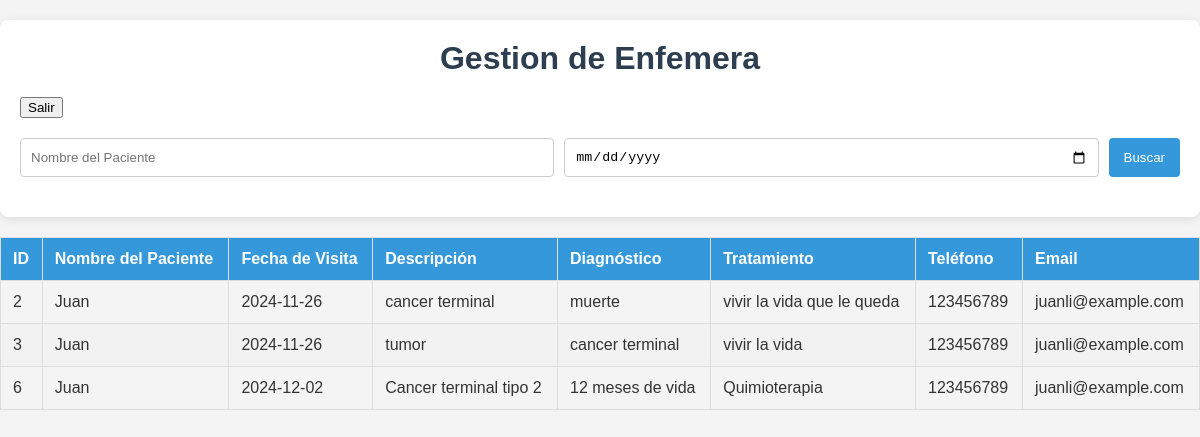
Screenshot of /Vista/index_historialmedico.php with the database file from the repository.
### tables this page shows
CREATE TABLE `historial_medico` (
  `id_historial` int(11) NOT NULL,
  `id_paciente` int(11) DEFAULT NULL,
  `id_medico` int(11) DEFAULT NULL,
  `fecha_visita` date DEFAULT NULL,
  `descripcion` text NOT NULL,
  `diagnostico` text NOT NULL,
  `tratamiento` text NOT NULL
);

CREATE TABLE `pacientes` (
  `id_paciente` int(11) NOT NULL,
  `nombre` varchar(100) NOT NULL,
  `fecha_nacimiento` date NOT NULL,
  `direccion` varchar(255) DEFAULT NULL,
  `telefono` varchar(15) NOT NULL,
  `email` varchar(100) DEFAULT NULL,
  `codigo_distrito` int(11) DEFAULT NULL
);

### DAO/HistorialMedicoDAO.php (called while the page is built, shortened)
<?php
class HistorialMedicoDAO
{
    public static function getHistorialMedicoByNameOrDate($name, $date)
    {
        try {
            $conn = conectar();
            $sql = "CALL GetHistorialByPacienteOrFecha(:name, :date)";
            $stmt = $conn->prepare($sql);
            $stmt->bindParam(':name', $name, PDO::PARAM_STR);
            $stmt->bindParam(':date', $date, PDO::PARAM_STR);
            $stmt->execute();
            $historiales = $stmt->fetchAll(PDO::FETCH_ASSOC);
            return $historiales;
        } catch (PDOException $e) {
            echo "Error al obtener historial médico: " . $e->getMessage();
        }
    }
}

### Controlador/HistorialMedicoController.php (called while the page is built, shortened)
<?php
require_once '../DAO/HistorialMedicoDAO.php';
class HistorialMedicoController
{
  public function getHistorialMedicoByNameOrDate($name, $date)
  {
    $dateFilter = $date === '' ? NULL : $date;
    return HistorialMedicoDAO::getHistorialMedicoByNameOrDate($name, $dateFilter);
  }
}

### Vista/index_historialmedico.php (the view, shortened to what this page needs)
<?php
require_once '../Controlador/HistorialMedicoController.php';
$controlador = new HistorialMedicoController();
$historiales = $controlador->getHistorialMedicoByNameOrDate('', NULL);
?>
<!DOCTYPE html>
<html lang="es">
<head>
  <link rel="stylesheet" href="Gestioncitas.css">
</head>
<body>
  <div class="container">
    <h1>Gestion de Enfemera</h1>
    <form action="index.php" method="POST" style="display: inline-block;">
  <button type="submit" class="btn-salir">Salir</button>
</form>
    <form action="index_historialmedico.php" method="POST" class="historial-form" style="margin-top: 20px;">
        <input type="text" name="nombre" placeholder="Nombre del Paciente">
        <input type="date" name="fecha" placeholder="Fecha de Visita">
        <button type="submit" name="accion" value="buscar">Buscar</button>
    </form>
</div>
    <table>
      <thead>
        <tr>
          <th>ID</th>
          <th>Nombre del Paciente</th>
          <th>Fecha de Visita</th>
          <th>Descripción</th>
          <th>Diagnóstico</th>
          <th>Tratamiento</th>
          <th>Teléfono</th>
          <th>Email</th>
        </tr>
      </thead>
      <tbody>
        <?php foreach ($historiales as $historial): ?>
          <tr>
            <td><?= htmlspecialchars($historial['id_historial']) ?></td>
            <td><?= htmlspecialchars($historial['paciente_nombre']) ?></td>
            <td><?= htmlspecialchars($historial['fecha_visita']) ?></td>
            <td><?= htmlspecialchars($historial['descripcion']) ?></td>
            <td><?= htmlspecialchars($historial['diagnostico']) ?></td>
            <td><?= htmlspecialchars($historial['tratamiento']) ?></td>
            <td><?= htmlspecialchars($historial['telefono']) ?></td>
            <td><?= htmlspecialchars($historial['email']) ?></td>
          </tr>
        <?php endforeach; ?>
      </tbody>
    </table>
</body>
</html>

### Vista/Gestioncitas.css (style rules this page uses)
body, h1, table { margin: 0; padding: 0; box-sizing: border-box; }
body { font-family: Arial, sans-serif; background-color: #f4f4f4; color: #333; }
.container { max-width: 1280px; margin: 20px auto; padding: 20px; background-color: #fff; border-radius: 8px; box-shadow: 0 2px 10px rgba(0, 0, 0, 0.1); }
h1 { text-align: center; margin-bottom: 20px; color: #2c3e50; }
.historial-form { display: flex; justify-content: space-between; margin-bottom: 20px; }
.historial-form input { flex: 1; padding: 10px; margin-right: 10px; border: 1px solid #ccc; border-radius: 4px; }
.historial-form button { padding: 10px 15px; background-color: #3498db; color: #fff; border: none; border-radius: 4px; cursor: pointer; }
table { width: 100%; border-collapse: collapse; }
table th, table td { padding: 12px; border: 1px solid #ddd; text-align: left; }
table th { background-color: #3498db; color: white; }
table tr:nth-child(even) { background-color: #f2f2f2; }

### rows the page displays
historial_medico: id_historial "2", id_paciente.nombre "Juan", fecha_visita "2024-11-26", descripcion "cancer terminal", diagnostico "muerte", tratamiento "vivir la vida que le queda", id_paciente.telefono "123456789", id_paciente.email "juanli@example.com"
historial_medico: id_historial "3", id_paciente.nombre "Juan", fecha_visita "2024-11-26", descripcion "tumor", diagnostico "cancer terminal", tratamiento "vivir la vida", id_paciente.telefono "123456789", id_paciente.email "juanli@example.com"
historial_medico: id_historial "6", id_paciente.nombre "Juan", fecha_visita "2024-12-02", descripcion "Cancer terminal tipo 2", diagnostico "12 meses de vida", tratamiento "Quimioterapia", id_paciente.telefono "123456789", id_paciente.email "juanli@example.com"
